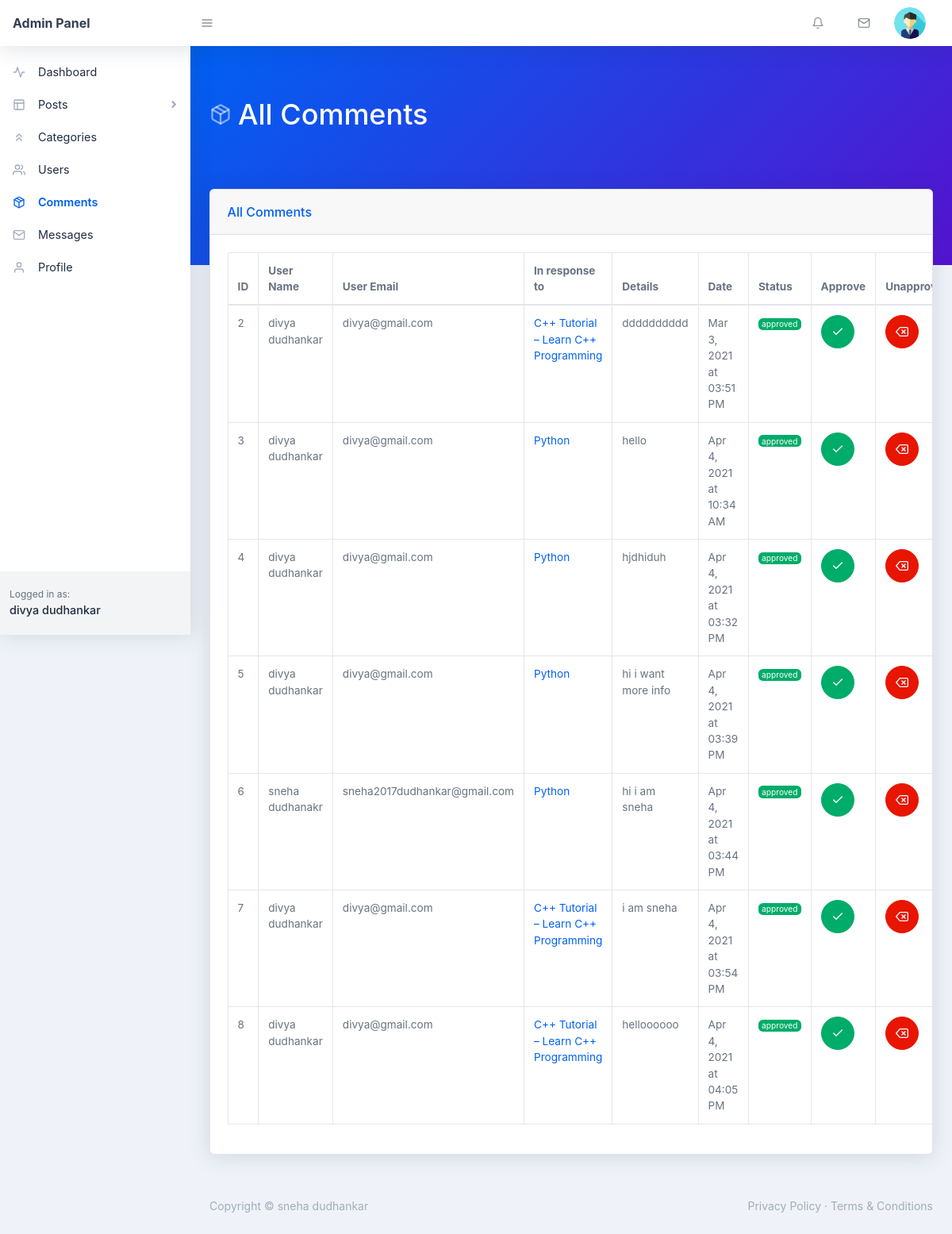
Screenshot of /backend/comments.php (signed in) with the database file from the repository.
### tables this page shows
CREATE TABLE `users` (
  `user_id` int(11) NOT NULL,
  `user_name` varchar(255) NOT NULL,
  `user_nickname` varchar(255) NOT NULL,
  `user_email` varchar(255) NOT NULL,
  `user_password` varchar(255) NOT NULL,
  `user_photo` text NOT NULL,
  `registered_on` varchar(255) NOT NULL,
  `user_role` varchar(255) NOT NULL DEFAULT 'Subscriber'
);

CREATE TABLE `comments` (
  `com_id` int(11) NOT NULL,
  `com_post_id` int(11) NOT NULL,
  `com_detail` text NOT NULL,
  `com_user_id` int(11) NOT NULL,
  `com_user_name` varchar(255) NOT NULL,
  `com_date` varchar(255) NOT NULL,
  `com_status` varchar(255) NOT NULL DEFAULT 'unapproved',
  `comment_state` int(11) NOT NULL DEFAULT 0
);

CREATE TABLE `posts` (
  `post_category_id` int(11) NOT NULL,
  `post_id` int(11) NOT NULL,
  `post_title` varchar(255) NOT NULL,
  `post_detail` text NOT NULL,
  `post_category` varchar(255) NOT NULL,
  `post_image` text NOT NULL,
  `post_date` date NOT NULL,
  `post_status` varchar(255) NOT NULL DEFAULT 'Published',
  `post_author` varchar(255) NOT NULL,
  `post_views` int(11) NOT NULL DEFAULT 0,
  `post_comment_count` int(11) NOT NULL DEFAULT 0,
  `post_tags` text NOT NULL
);

### backend/comments.php (the view, shortened to what this page needs)
<?php require_once('./includes/header.php'); ?>
    <body class="nav-fixed">
        <?php require_once('./includes/top-navbar.php'); ?>
        <div id="layoutSidenav">
            <div id="layoutSidenav_nav">
                <?php
                    $curr_page = basename(__FILE__);
                    require_once("./includes/left-sidebar.php");
                ?>
            </div>
            <div id="layoutSidenav_content">
                <main>
                    <div class="page-header pb-10 page-header-dark bg-gradient-primary-to-secondary">
                        <div class="container-fluid">
                            <div class="page-header-content">
                                <h1 class="page-header-title">
                                    <div class="page-header-icon"><i data-feather="package"></i></div>
                                    <span>All Comments</span>
                                </h1>
                            </div>
                        </div>
                    </div>
                    <div class="container-fluid mt-n10">
                        <div class="card mb-4">
                            <div class="card-header">All Comments</div>
                            <div class="card-body">
                                <div class="datatable table-responsive">
                                    <table class="table table-bordered table-hover" id="dataTable" width="100%" cellspacing="0">
                                        <thead>
                                            <tr>
                                                <th>ID</th>
                                                <th>User Name</th>
                                                <th>User Email</th>
                                                <th>In response to</th>
                                                <th>Details</th>
                                                <th>Date</th>
                                                <th>Status</th>
                                                <th>Approve</th>
                                                <th>Unapprove</th>
                                            </tr>
                                        </thead>
                                        <tbody>
                                            <?php
                                                $sql = "SELECT * FROM comments";
                                                $stmt = $pdo->prepare($sql);
                                                $stmt->execute();
                                                while($comments = $stmt->fetch(PDO::FETCH_ASSOC)) {
                                                    $com_id = $comments['com_id'];
                                                    $com_detail = $comments['com_detail'];
                                                    $com_date = $comments['com_date'];
                                                    $com_status = $comments['com_status'];
                                                    $com_user_id = $comments['com_user_id'];
                                                    $sql1 = "SELECT * FROM users WHERE user_id = :id";
                                                    $stmt1 = $pdo->prepare($sql1);
                                                    $stmt1->execute([
                                                        ':id' => $com_user_id
                                                    ]);
                                                    $user = $stmt1->fetch(PDO::FETCH_ASSOC);
                                                    $user_name = $user['user_name'];
                                                    $user_email = $user['user_email'];
                                                    $com_post_id = $comments['com_post_id'];
                                                    $sql2 = "SELECT * FROM posts WHERE post_id = :id";
                                                    $stmt2 = $pdo->prepare($sql2);
                                                    $stmt2->execute([
                                                        ':id' => $com_post_id
                                                    ]);
                                                    $post = $stmt2->fetch(PDO::FETCH_ASSOC);
                                                    $post_id = $post['post_id'];
                                                    $post_title = $post['post_title']; ?>
                                                        <tr>
                                                            <td><?php echo $com_id; ?></td>
                                                            <td>
                                                                <?php echo $user_name; ?>
                                                            </td>
                                                            <td>
                                                                <?php echo $user_email; ?>
                                                            </td>
                                                            <td>
                                                                <a href="../single.php?post_id=<?php echo $post_id; ?>" target="_blank">
                                                                    <?php echo $post_title; ?>
                                                                </a>
                                                            </td>
                                                            <td><?php echo $com_detail; ?></td>
                                                            <td><?php echo $com_date; ?></td>
                                                            <td>
                                                                <div class="badge badge-<?php echo $com_status=="approved"?"success":"danger"; ?>">
                                                                    <?php echo $com_status; ?>
                                                                </div>
                                                            </td>
                                                            <td>
                                                                <?php
                                                                    if($com_status == 'approved') { ?>
                                                                        <button title="Sorry, the status already approved!" class="btn btn-success btn-icon"><i data-feather="check"></i></button>
                                                                    <?php }
                                                                ?>
                                                            </td>
                                                            <td>
                                                                <?php
                                                                    if($com_status == 'unapproved') { ?>
                                                                        <button title="Sorry, it's already unapproved!" name="unapprove" class="btn btn-red btn-icon"><i data-feather="delete"></i></button>
                                                                    <?php } else { ?>
                                                                        <form action="comments.php" method="POST">
                                                                            <button name="unapprove" class="btn btn-red btn-icon"><i data-feather="delete"></i></button>
                                                                        </form>
                                                                   <?php }
                                                                ?>
                                                            </td>
                                                        </tr>
                                                <?php }
                                            ?>
                                        </tbody>
                                    </table>
                                </div>
                            </div>
                        </div>
                    </div>
                </main>
<?php require_once('./includes/footer.php'); ?>

### backend/includes/top-navbar.php (shortened to what this page needs)
<nav class="topnav navbar navbar-expand shadow navbar-light bg-white" id="sidenavAccordion">
    <a class="navbar-brand d-none d-sm-block" href="index.php">Admin Panel</a><button class="btn btn-icon btn-transparent-dark order-1 order-lg-0 mr-lg-2" id="sidebarToggle" href="#"><i data-feather="menu"></i></button>
    <ul class="navbar-nav align-items-center ml-auto">
        <li class="nav-item dropdown no-caret mr-3 dropdown-notifications">
            <a class="btn btn-icon btn-transparent-dark dropdown-toggle" id="navbarDropdownAlerts" href="comments.php" role="button" data-toggle="dropdown" aria-haspopup="true" aria-expanded="false">
                <i data-feather="bell"></i>
            </a>
        </li>
        <li class="nav-item dropdown no-caret mr-3 dropdown-notifications">
            <a class="btn btn-icon btn-transparent-dark dropdown-toggle" id="navbarDropdownMessages" href="#" role="button" data-toggle="dropdown" aria-haspopup="true" aria-expanded="false">
                <i data-feather="mail"></i>
            </a>
        </li>
        <?php
            if(isset($_COOKIE['_uid_'])) {
                $user_id = base64_decode($_COOKIE['_uid_']);
            } else if(isset($_SESSION['user_id'])) {
                $user_id = $_SESSION['user_id'];
            } else {
                $user_id = -1;
            }
            $sql = "SELECT * FROM users WHERE user_id = :id";
            $stmt = $pdo->prepare($sql);
            $stmt->execute([
                ':id' => $user_id
            ]);
            $user = $stmt->fetch(PDO::FETCH_ASSOC);
            $user_photo = $user['user_photo'];
        ?>
        <li class="nav-item dropdown no-caret mr-3 dropdown-user">
            <a class="btn btn-icon btn-transparent-dark dropdown-toggle" id="navbarDropdownUserImage" href="javascript:void(0);" role="button" data-toggle="dropdown" aria-haspopup="true" aria-expanded="false"><img class="img-fluid" src="./assets/img/<?php echo $user_photo; ?>"/></a>
        </li>
    </ul>
</nav>

### backend/includes/left-sidebar.php (shortened to what this page needs)
<nav class="sidenav shadow-right sidenav-light">
    <div class="sidenav-menu">
        <div class="nav accordion" id="accordionSidenav">
            <?php
                if($curr_page == 'index.php') { ?>
                    <a class="nav-link collapsed pt-4 active" href="index.php">
                        <div class="nav-link-icon"><i data-feather="activity"></i></div>
                        Dashboard
                    </a>
                <?php } else { ?>
                    <a class="nav-link collapsed pt-4" href="index.php">
                        <div class="nav-link-icon"><i data-feather="activity"></i></div>
                        Dashboard
                    </a>
                <?php }
            ?>
            <?php
                if($curr_page == "all-posts.php" || $curr_page == 'new-page.php') { ?>
                    <a class="nav-link" href="javascript:void(0);" data-toggle="collapse" data-target="#collapseLayouts" aria-expanded="true" aria-controls="collapseLayouts"><div class="nav-link-icon"><i data-feather="layout"></i></div>
                        Posts
                        <div class="sidenav-collapse-arrow"><i class="fas fa-angle-down"></i></div>
                    </a>
                    <div class="collapse show" id="collapseLayouts" data-parent="#accordionSidenav">
                        <nav class="sidenav-menu-nested nav accordion" id="accordionSidenavLayout">
                            <a class="nav-link" href="all-post.php">All Posts</a>
                            <a class="nav-link" href="add-new.php">Add New Post</a>
                        </nav>
                    </div>
               <?php } else { ?>
                    <a class="nav-link collapsed" href="javascript:void(0);" data-toggle="collapse" data-target="#collapseLayouts" aria-expanded="false" aria-controls="collapseLayouts"><div class="nav-link-icon"><i data-feather="layout"></i></div>
                        Posts
                        <div class="sidenav-collapse-arrow"><i class="fas fa-angle-down"></i></div>
                    </a>
               <?php }
            ?>
            <?php
                if($curr_page == 'new-category.php' || $curr_page == 'categories.php' || $curr_page == 'edit-category.php') { ?>
                    <a class="nav-link active" href="categories.php" ><div class="nav-link-icon"><i data-feather="chevrons-up"></i></div>
                        Categories
                    </a>
               <?php } else { ?>
                    <a class="nav-link" href="categories.php" ><div class="nav-link-icon"><i data-feather="chevrons-up"></i></div>
                        Categories
                    </a>
               <?php }
            ?>
            <?php
                if($curr_page == 'user-update.php' || $curr_page == 'new-user.php' || $curr_page == 'users.php') { ?>
                    <a class="nav-link active" href="users.php" ><div class="nav-link-icon"><i data-feather="users"></i></div>
                        Users
                    </a>
                <?php } else { ?>
                    <a class="nav-link" href="users.php" ><div class="nav-link-icon"><i data-feather="users"></i></div>
                        Users
                    </a>
                <?php }
            ?>
            <a class="nav-link" href="comments.php" ><div class="nav-link-icon"><i data-feather="package"></i></div>
                Comments
            </a>
            <?php
                if($curr_page == 'messages.php' || $curr_page == 'reply.php') { ?>
                    <a class="nav-link active" href="messages.php" ><div class="nav-link-icon"><i data-feather="mail"></i></div>
                        Messages
                    </a>
               <?php } else { ?>
                    <a class="nav-link" href="messages.php" ><div class="nav-link-icon"><i data-feather="mail"></i></div>
                        Messages
                    </a>
              <?php }
            ?>
            <a class="nav-link" href="profile.php" ><div class="nav-link-icon"><i data-feather="user"></i></div>
                Profile
            </a>
        </div>
    </div>
    <div class="sidenav-footer">
        <div class="sidenav-footer-content">
            <div class="sidenav-footer-subtitle">Logged in as:</div>
            <?php
                if(isset($_COOKIE['_uid_'])) {
                    $user_id = base64_decode($_COOKIE['_uid_']);
                } else if(isset($_SESSION['user_id'])) {
                    $user_id = $_SESSION['user_id'];
                } else {
                    $user_id = -1;
                }
                $sql = "SELECT * FROM users WHERE user_id = :id";
                $stmt = $pdo->prepare($sql);
                $stmt->execute([
                    ':id' => $user_id
                ]);
                $user = $stmt->fetch(PDO::FETCH_ASSOC);
                $user_name = $user['user_name'];
            ?>
            <div class="sidenav-footer-title"><?php echo $user_name; ?></div>
        </div>
    </div>
</nav>

### rows the page displays
users: user_photo (placeholder picture), user_name "divya dudhankar"
comments: com_id "2", users.user_name "divya dudhankar", users.user_email "divya@gmail.com", posts.post_title "C++ Tutorial – Learn C++ Programming", com_detail "dddddddddd", com_date "Mar 3, 2021 at 03:51 PM", com_status "approved"
comments: com_id "3", users.user_name "divya dudhankar", users.user_email "divya@gmail.com", posts.post_title "Python", com_detail "hello", com_date "Apr 4, 2021 at 10:34 AM", com_status "approved"
comments: com_id "4", users.user_name "divya dudhankar", users.user_email "divya@gmail.com", posts.post_title "Python", com_detail "hjdhiduh", com_date "Apr 4, 2021 at 03:32 PM", com_status "approved"
comments: com_id "5", users.user_name "divya dudhankar", users.user_email "divya@gmail.com", posts.post_title "Python", com_detail "hi i want more info", com_date "Apr 4, 2021 at 03:39 PM", com_status "approved"
comments: com_id "6", users.user_name "sneha dudhanakr", users.user_email "sneha2017dudhankar@gmail.com", posts.post_title "Python", com_detail "hi i am sneha", com_date "Apr 4, 2021 at 03:44 PM", com_status "approved"
comments: com_id "7", users.user_name "divya dudhankar", users.user_email "divya@gmail.com", posts.post_title "C++ Tutorial – Learn C++ Programming", com_detail "i am sneha", com_date "Apr 4, 2021 at 03:54 PM", com_status "approved"
comments: com_id "8", users.user_name "divya dudhankar", users.user_email "divya@gmail.com", posts.post_title "C++ Tutorial – Learn C++ Programming", com_detail "helloooooo", com_date "Apr 4, 2021 at 04:05 PM", com_status "approved"
